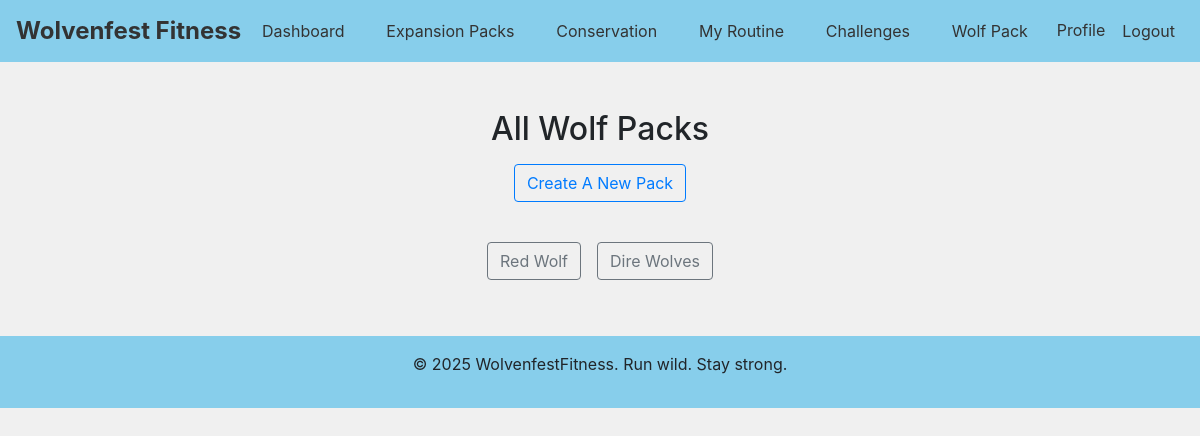
Page /groups/ (signed in) on the earlier database version.
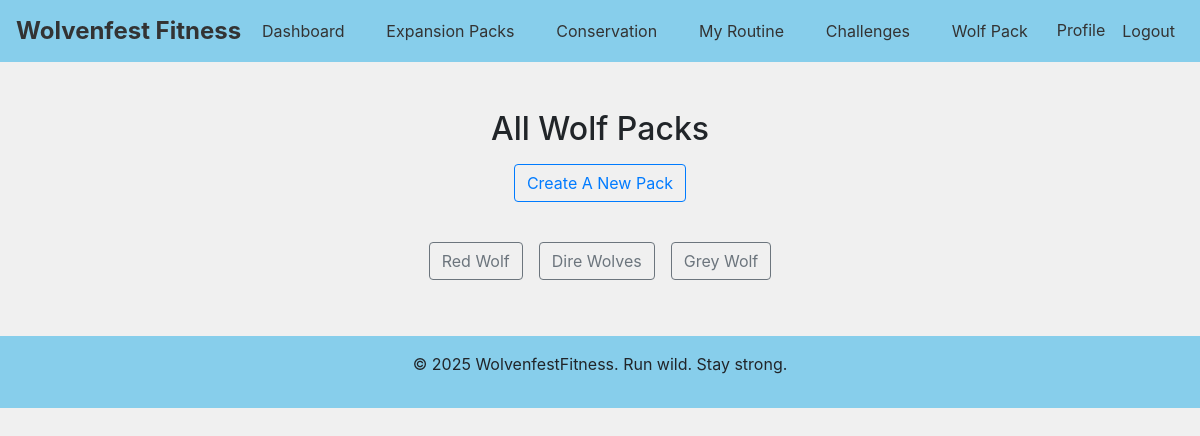
Same page on the later database version.
### my_app/models.py (models this page shows, shortened)
class Group(models.Model):
    name = models.CharField(max_length=255, unique=True) # Unique name for the group
    description = models.TextField(blank=True) # Optional description
    created_at = models.DateTimeField(auto_now_add=True) # Creation timestamp
    members = models.ManyToManyField(User, related_name='custom_groups', blank=True) # Many-to-many relationship with User

### my_app/views.py (the view)
# urls.py: path('groups/', group_list, name='group_list'), #################### Group views ###############
@login_required
def group_list(request): # List all groups and fetch
    groups = Group.objects.all()
    return render(request, 'groups/group_list.html', {'groups': groups})

### templates/groups/group_list.html
{% extends "base.html" %}
{% block content %}
<h2 class="text-center mt-5">All Wolf Packs</h2>
<div class="text-center mb-4">
    <a href="{% url 'group_create' %}" class="btn btn-outline-primary m-2">Create A New Pack</a>
</div>
<div class="d-flex flex-wrap justify-content-center">
    {% for group in groups %}
        <a href="{% url 'group_detail' group.id %}" class="btn btn-outline-secondary m-2">{{ group.name }}</a>
    {% empty %}
        <p class="text-center">No groups available yet. Be the first to create a pack!</p>
    {% endfor %}
</div>
{% endblock %}

Differences in the rows shown:
added Group: name "Grey Wolf"
